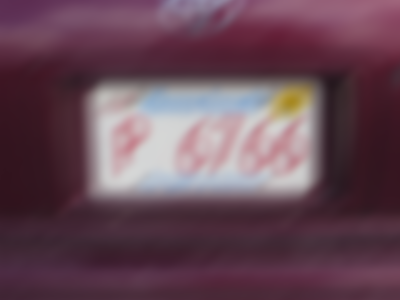
//> input picture project4/input1.bmp, 400 x 300 px
$ ./Project1   (built with g++ and OpenCV 4)
//> lines starting //> are read from the running program, lines starting //| are printed output that depends on the picture; after the words box and inside, x2 and y2 are one past the last pixel; in counts of white or black regions, pixels touching at a corner belong together
#include <iostream>
#include "opencv2/imgproc.hpp"
#include "opencv2/imgcodecs.hpp"
#include <opencv2/opencv.hpp>
#include <vector>
#include <string>
#include <fstream>
using namespace cv;
using namespace std;


void getPSF(Mat& outputImg, Size filterSize, int length, double theta)
{
    Mat PSF(filterSize, CV_32F, Scalar(0));
    int width = filterSize.width;
    int height = filterSize.height;
    Point point(width / 2, height / 2);
    ellipse(PSF, point, Size(0, cvRound(float(length) / 2.0)), 90.0 - theta, 0, 360, Scalar(255,0,0), FILLED);
    Scalar summa = sum(PSF);
    outputImg = PSF / summa[0];
}
void fftshift(const Mat& inputImg, Mat& outputImg)
{
    outputImg = inputImg.clone();
    int cx = outputImg.cols / 2;
    int cy = outputImg.rows / 2;

    Mat temp;
    Mat d0(outputImg, Rect(0, 0, cx, cy));
    Mat d1(outputImg, Rect(cx, 0, cx, cy));
    Mat d2(outputImg, Rect(0, cy, cx, cy));
    Mat d3(outputImg, Rect(cx, cy, cx, cy));
    // [6 lines of commented-out code are left out]
    d0.copyTo(temp);
    d3.copyTo(d0);
    temp.copyTo(d3);
    d1.copyTo(temp);
    d2.copyTo(d1);
    temp.copyTo(d2);
}
void filter2d_infreq(const Mat& inputImage, Mat& outputImage, const Mat& PSF)
{
    Mat cmx[2];
    cmx[0] = Mat_<float>(inputImage.clone());
    cmx[1] = Mat::zeros(inputImage.size(), CV_32F);
    Mat complexI;
    merge(cmx, 2, complexI);
    dft(complexI, complexI, DFT_SCALE);
    Mat cmxH[2];
    cmxH[0] = Mat_<float>(PSF.clone());
    cmxH[1] = Mat::zeros(PSF.size(), CV_32F);
    Mat complexH;
    merge(cmxH, 2, complexH);
    Mat complexIH;
    mulSpectrums(complexI, complexH, complexIH, 0);
    idft(complexIH, complexIH);

    Mat output[2];
    split(complexIH, output);
    outputImage = output[0];
}
void getWFilter(const Mat& PSF, double nsr, Mat& output)
{
    Mat PSF_shifted;
    fftshift(PSF, PSF_shifted);
    Mat cmx[2];
    cmx[0] = Mat_<float>(PSF_shifted.clone());
    cmx[1] = Mat::zeros(PSF_shifted.size(), CV_32F);

    Mat complexI;
    merge(cmx, 2, complexI);
    dft(complexI, complexI);
    split(complexI, cmx);
    Mat denom;
    pow(abs(cmx[0]), 2, denom);
    denom += nsr;
    divide(cmx[0], denom, output);
}


int image_restoration(const string& fileName, double SRN, int Length, double Theta, Mat& mer_imgOut)
{
//> called with fileName = "input1.bmp", SRN = 0.09, Length = 31, Theta = 45

    Mat imgIn;
    imgIn = imread(fileName, IMREAD_COLOR);
//> imgIn is the input picture: 300 rows x 400 cols, CV_8UC3; mean B, G, R 86.4, 73.1, 103.1

    Mat channels[3];
    split(imgIn, channels);
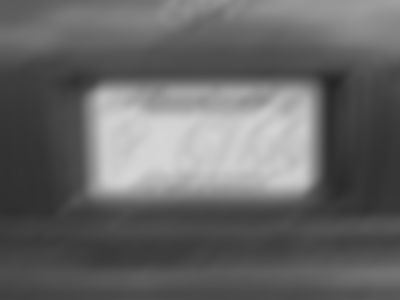
//> channels[2]: 300 rows x 400 cols, CV_8UC1; min 37, max 213, mean 103.1

    Mat imgOut[3];
    for (int i = 0; i < 3; ++i) {
        Mat WF, PSF;
        //calculate PSF
        getPSF(PSF, channels[i].size(), Length, Theta);
        getWFilter(PSF, SRN, WF);
        //Do the filtering
        channels[i].convertTo(channels[i], CV_32F);
        filter2d_infreq(channels[i], imgOut[i], WF);
        imgOut[i].convertTo(imgOut[i], CV_8U);
    }
//> this loop made 3 passes
//> pass 1, in getPSF, `outputImg = PSF / summa[0];`:
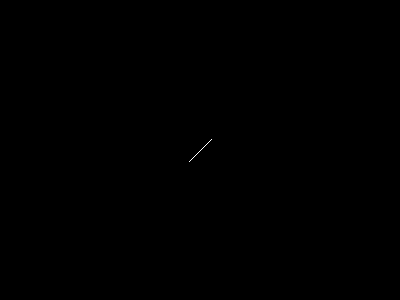
//> outputImg: 300 rows x 400 cols, CV_32FC1; values 0 (black) and 0.0435 (white), 0.02% white in thin lines or dots, all inside (x1, y1, x2, y2) = (189, 139, 212, 162)


    merge(imgOut, 3, mer_imgOut);

    return true;
}


int main(int argc, char* argv[])
{
    double SRN = 0.09;
    int Length = 31;
    int Theta = 45;

    //first image
    Mat output1;
    image_restoration("input1.bmp", SRN, Length, Theta, output1);
    imwrite("output1.bmp", output1);
    imshow("output1", output1);

    //second image
    Mat output2;
    image_restoration("input2.bmp", SRN, Length, Theta, output2);
//> call 2 of image_restoration, with fileName = "input2.bmp", SRN = 0.09, Length = 31, Theta = 45
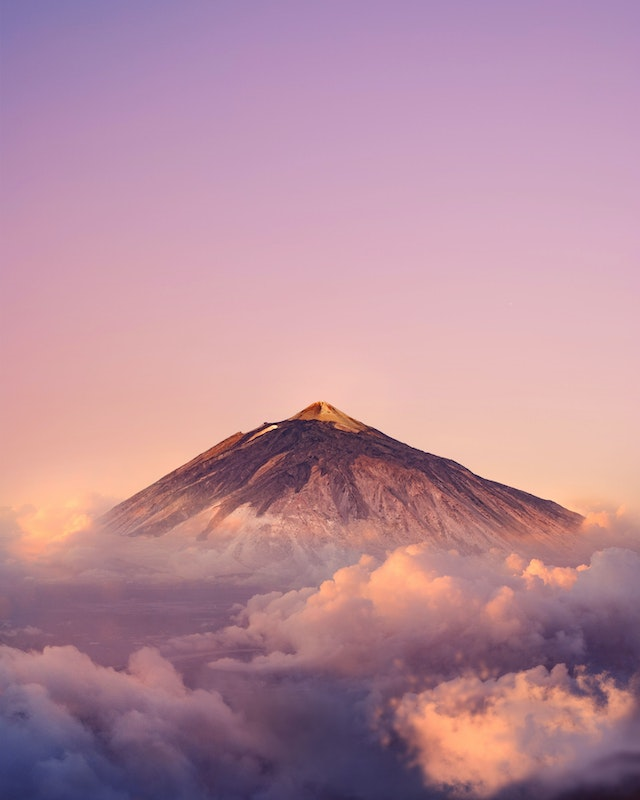
//> input picture project1/hw1_311591023/input2.bmp, 640 x 800 px
//> in image_restoration, imgIn is the input picture: 800 rows x 640 cols, CV_8UC3; mean B, G, R 154.5, 139.6, 182
//> in image_restoration (call 2), `split(imgIn, channels);`:
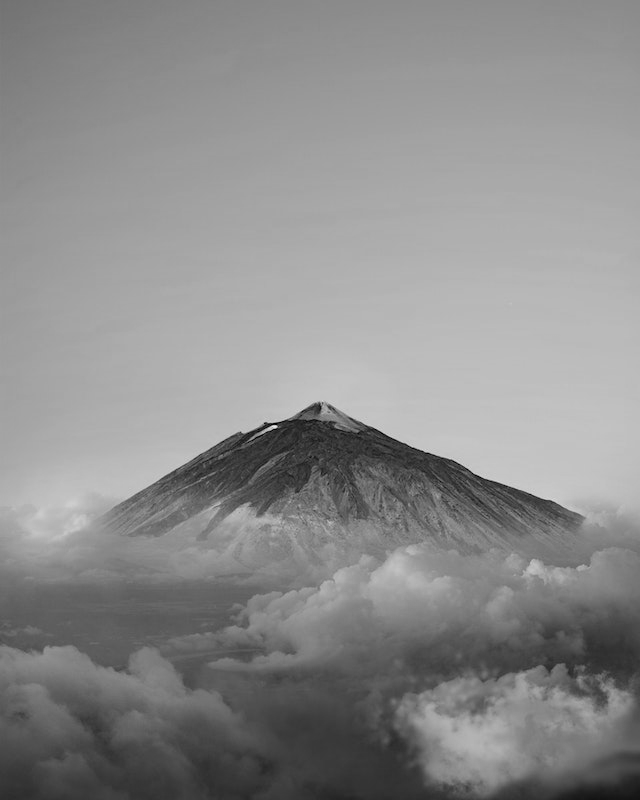
//> channels[1]: 800 rows x 640 cols, CV_8UC1; min 0, max 236, mean 139.6
//> in image_restoration (call 2), `split(imgIn, channels);`:
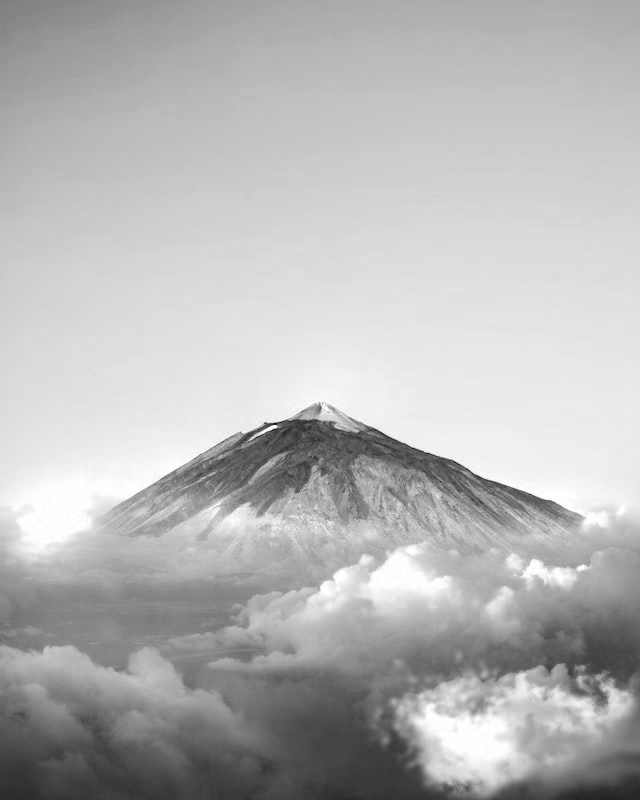
//> channels[2]: 800 rows x 640 cols, CV_8UC1; min 18, max 255, mean 182
//> the loop in image_restoration (call 2), `for (int i = 0; i < 3; ++i)` made 3 passes
//> pass 1, in getPSF (call 4), `outputImg = PSF / summa[0];`:
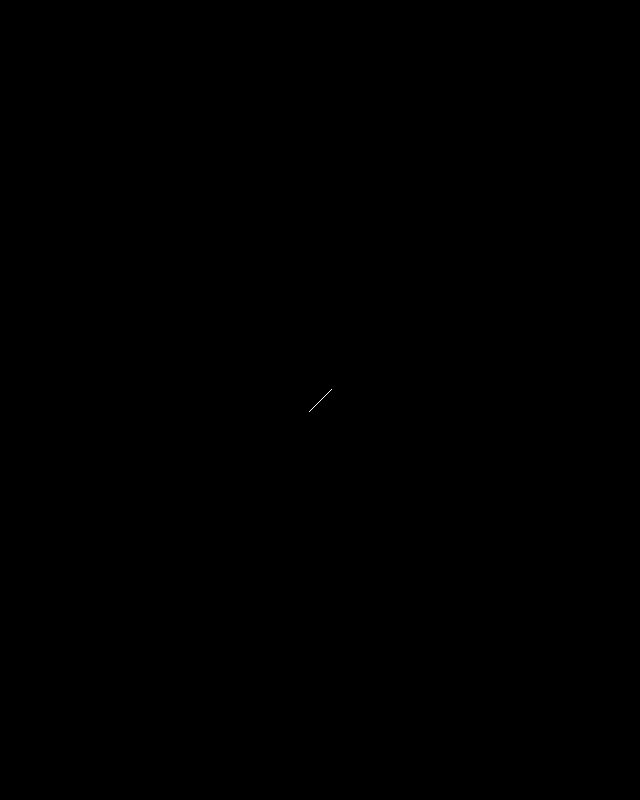
//> outputImg: 800 rows x 640 cols, CV_32FC1; values 0 (black) and 0.0435 (white), 0% white in thin lines or dots, all inside (x1, y1, x2, y2) = (309, 389, 332, 412)
//> in image_restoration (call 2), `merge(imgOut, 3, mer_imgOut);`:
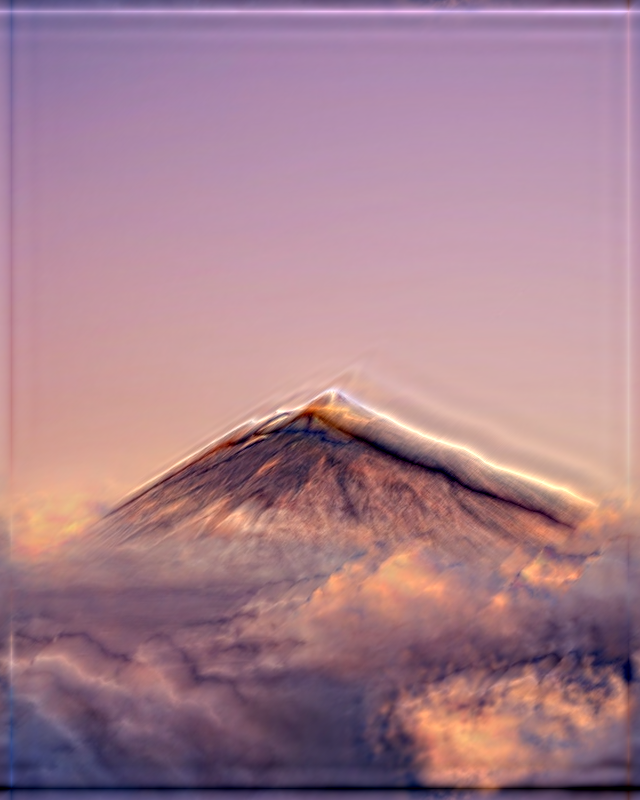
//> mer_imgOut: 800 rows x 640 cols, CV_8UC3; mean B, G, R 141.8, 128.1, 166.9
    imwrite("output2.bmp", output2);
    waitKey(0);

    return 0;
}
